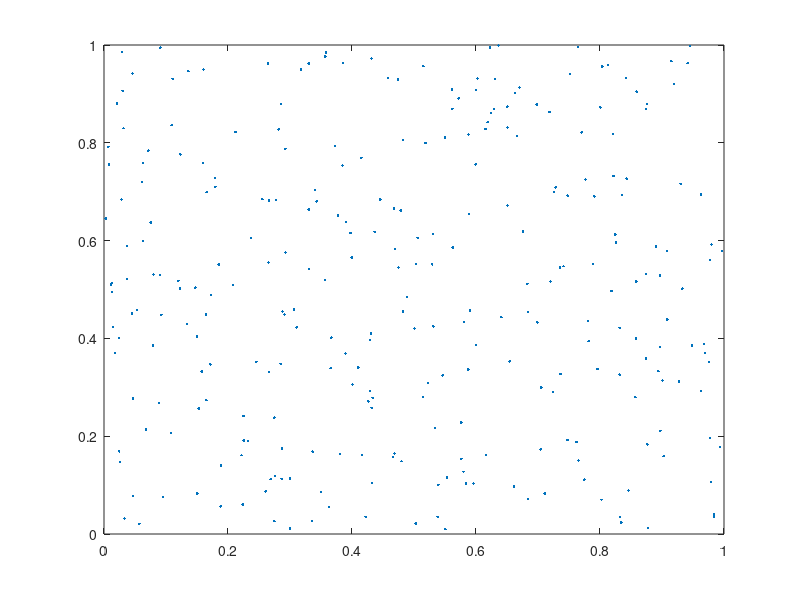

MATLAB code to generate this figure:
% create a homogeneous Poisson Point Process
% lambda = @(x) 300*(x(:,1).^2 + x(:,2).^2);
lambda = 300;
lamstar = 600;
N=poissrnd(lamstar); x = rand(N,2); % homogeneous PP
ind = find(rand(N,1) < lambda/lamstar);
xa = x(ind,:); % thinned PP
plot(xa(:,1),xa(:,2), '.');
